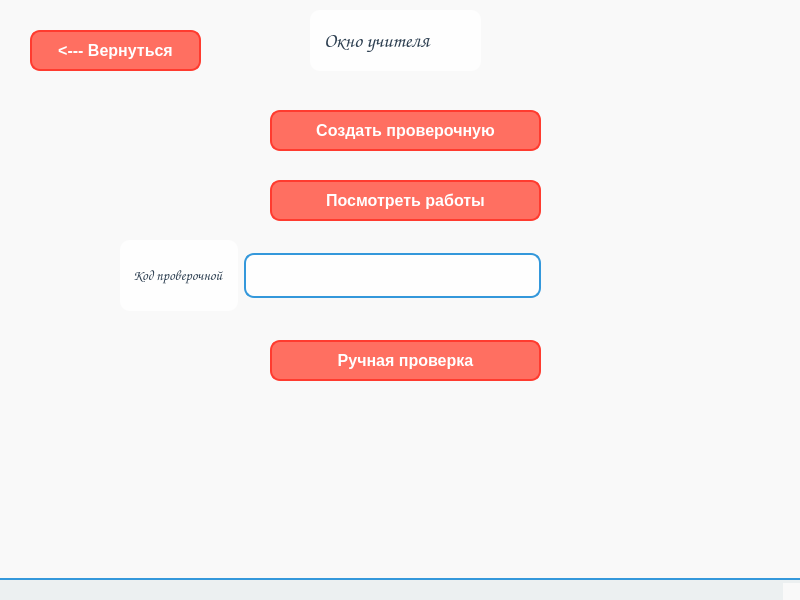
<?xml version="1.0" encoding="UTF-8"?>
<ui version="4.0">
 <class>MainWindow</class>
 <widget class="QMainWindow" name="MainWindow">
  <property name="geometry">
   <rect>
    <x>0</x>
    <y>0</y>
    <width>800</width>
    <height>600</height>
   </rect>
  </property>
  <property name="windowTitle">
   <string>MainWindow</string>
  </property>
  <property name="styleSheet">
   <string notr="true">/* General Settings */
QWidget {
    font-family: &quot;Comic Sans MS&quot;; /* Fun and playful font */
    font-size: 14px;
    color: #2c3e50; /* Dark blue for text */
    background-color: #f9f9f9; /* Light gray background */
}

/* Background Images for Different Pages */
QWidget#mathPage {
    background-image: url(:/backgrounds/math_background.png); /* Math-themed background */
    background-position: center;
    background-repeat: no-repeat;
    background-size: cover;
}

QWidget#sciencePage {
    background-image: url(:/backgrounds/science_background.png); /* Science-themed background */
    background-position: center;
    background-repeat: no-repeat;
    background-size: cover;
}

QWidget#literaturePage {
    background-image: url(:/backgrounds/literature_background.png); /* Literature-themed background */
    background-position: center;
    background-repeat: no-repeat;
    background-size: cover;
}

QWidget#historyPage {
    background-image: url(:/backgrounds/history_background.png); /* History-themed background */
    background-position: center;
    background-repeat: no-repeat;
    background-size: cover;
}

/* Buttons */
QPushButton {
    background-color: #ff6f61; /* Coral */
    color: white;
    border: 2px solid #ff3b2f; /* Darker coral */
    border-radius: 10px;
    padding: 10px 20px;
    font-weight: bold;
    font-size: 16px;
}

QPushButton:hover {
    background-color: #ff3b2f; /* Darker coral on hover */
}

QPushButton:pressed {
    background-color: #ff1a1a; /* Even darker coral when pressed */
}

QPushButton:disabled {
    background-color: #bdc3c7; /* Gray */
    color: #7f8c8d; /* Light gray text */
    border: 2px solid #95a5a6;
}

/* Line Edits */
QLineEdit {
    background-color: rgba(255, 255, 255, 0.9); /* Semi-transparent white */
    border: 2px solid #3498db; /* Blue border */
    border-radius: 10px;
    padding: 10px;
    font-size: 14px;
}

QLineEdit:focus {
    border: 2px solid #ff6f61; /* Coral border when focused */
}

/* Labels */
QLabel {
    color: #2c3e50; /* Dark blue */
    font-size: 14px;
    background-color: rgba(255, 255, 255, 0.8); /* Semi-transparent white */
    border-radius: 10px;
    padding: 10px;
}

QLabel#titleLabel {
    font-size: 24px;
    font-weight: bold;
    color: #3498db; /* Blue for titles */
    background-color: transparent; /* No background for titles */
}

/* Combo Boxes */
QComboBox {
    background-color: rgba(255, 255, 255, 0.9); /* Semi-transparent white */
    border: 2px solid #3498db; /* Blue border */
    border-radius: 10px;
    padding: 10px;
    font-size: 14px;
}

QComboBox::drop-down {
    subcontrol-origin: padding;
    subcontrol-position: top right;
    width: 30px;
    border-left: 2px solid #3498db;
}

QComboBox::down-arrow {
    image: url(:/icons/down_arrow.png); /* Replace with your icon */
}

QComboBox QAbstractItemView {
    background-color: white;
    border: 2px solid #3498db;
    selection-background-color: #ff6f61; /* Coral for selected item */
    selection-color: white;
}

/* Check Boxes */
QCheckBox {
    color: #2c3e50;
    background-color: rgba(255, 255, 255, 0.8); /* Semi-transparent white */
    border-radius: 10px;
    padding: 10px;
}

QCheckBox::indicator {
    width: 20px;
    height: 20px;
}

QCheckBox::indicator:checked {
    image: url(:/icons/checked.png); /* Replace with your icon */
}

QCheckBox::indicator:unchecked {
    image: url(:/icons/unchecked.png); /* Replace with your icon */
}

/* Radio Buttons */
QRadioButton {
    color: #2c3e50;
    background-color: rgba(255, 255, 255, 0.8); /* Semi-transparent white */
    border-radius: 10px;
    padding: 10px;
}

QRadioButton::indicator {
    width: 20px;
    height: 20px;
}

QRadioButton::indicator:checked {
    image: url(:/icons/radio_checked.png); /* Replace with your icon */
}

QRadioButton::indicator:unchecked {
    image: url(:/icons/radio_unchecked.png); /* Replace with your icon */
}

/* Progress Bars */
QProgressBar {
    background-color: #bdc3c7;
    border: 2px solid #95a5a6;
    border-radius: 10px;
    text-align: center;
    color: #2c3e50;
}

QProgressBar::chunk {
    background-color: #ff6f61; /* Coral */
    border-radius: 10px;
}

/* Spin Boxes */
QSpinBox {
    background-color: rgba(255, 255, 255, 0.9); /* Semi-transparent white */
    border: 2px solid #3498db; /* Blue border */
    border-radius: 10px;
    padding: 10px;
    font-size: 14px;
}

QSpinBox::up-button, QSpinBox::down-button {
    subcontrol-origin: border;
    subcontrol-position: top right;
    width: 30px;
    border-left: 2px solid #3498db;
}

QSpinBox::up-arrow {
    image: url(:/icons/up_arrow.png); /* Replace with your icon */
}

QSpinBox::down-arrow {
    image: url(:/icons/down_arrow.png); /* Replace with your icon */
}

/* Group Boxes */
QGroupBox {
    border: 2px solid #3498db; /* Blue border */
    border-radius: 10px;
    margin-top: 10px;
    padding-top: 15px;
    font-weight: bold;
    color: #3498db; /* Blue for group box titles */
    background-color: rgba(255, 255, 255, 0.8); /* Semi-transparent white */
}

QGroupBox::title {
    subcontrol-origin: margin;
    subcontrol-position: top left;
    padding: 0 10px;
}

/* Tabs */
QTabWidget::pane {
    border: 2px solid #3498db; /* Blue border */
    border-radius: 10px;
    padding: 10px;
    background-color: rgba(255, 255, 255, 0.9); /* Semi-transparent white */
}

QTabBar::tab {
    background-color: #ecf0f1;
    border: 2px solid #3498db;
    border-bottom: none;
    padding: 10px 20px;
    border-top-left-radius: 10px;
    border-top-right-radius: 10px;
    font-size: 14px;
}

QTabBar::tab:selected {
    background-color: white;
    border-bottom: 2px solid white;
}

QTabBar::tab:hover {
    background-color: #ff6f61; /* Coral on hover */
    color: white;
}

/* Scroll Bars */
QScrollBar:horizontal, QScrollBar:vertical {
    background-color: #ecf0f1;
    border-radius: 10px;
}

QScrollBar::handle:horizontal, QScrollBar::handle:vertical {
    background-color: #ff6f61; /* Coral */
    border-radius: 10px;
}

QScrollBar::add-line, QScrollBar::sub-line {
    background: none;
}

/* Tool Tips */
QToolTip {
    background-color: #ff6f61; /* Coral */
    color: white;
    border: 2px solid #ff3b2f;
    padding: 10px;
    border-radius: 10px;
}

/* Menus */
QMenuBar {
    background-color: #ecf0f1;
    color: #2c3e50;
}

QMenuBar::item {
    padding: 10px 20px;
}

QMenuBar::item:selected {
    background-color: #ff6f61; /* Coral */
    color: white;
}

QMenu {
    background-color: white;
    border: 2px solid #3498db;
    padding: 10px;
}

QMenu::item {
    padding: 10px 20px;
}

QMenu::item:selected {
    background-color: #ff6f61; /* Coral */
    color: white;
}

/* Tables */
QTableView {
    background-color: white;
    border: 2px solid #3498db;
    border-radius: 10px;
}

QTableView::item {
    padding: 10px;
}

QTableView::item:selected {
    background-color: #ff6f61; /* Coral */
    color: white;
}

/* Text Edit */
QTextEdit {
    background-color: rgba(255, 255, 255, 0.9); /* Semi-transparent white */
    border: 2px solid #3498db;
    border-radius: 10px;
    padding: 10px;
}

QTextEdit:focus {
    border: 2px solid #ff6f61; /* Coral */
}

/* Status Bar */
QStatusBar {
    background-color: #ecf0f1;
    border-top: 2px solid #3498db;
    padding: 10px;
}

/* Tool Bars */
QToolBar {
    background-color: #ecf0f1;
    border-bottom: 2px solid #3498db;
    padding: 10px;
}

QToolBar::separator {
    background-color: #3498db;
    width: 2px;
    margin: 10px;
}</string>
  </property>
  <widget class="QWidget" name="centralwidget">
   <widget class="QPushButton" name="back_button">
    <property name="geometry">
     <rect>
      <x>30</x>
      <y>30</y>
      <width>171</width>
      <height>41</height>
     </rect>
    </property>
    <property name="styleSheet">
     <string notr="true"/>
    </property>
    <property name="text">
     <string>&lt;--- Вернуться</string>
    </property>
   </widget>
   <widget class="QLabel" name="label">
    <property name="geometry">
     <rect>
      <x>310</x>
      <y>10</y>
      <width>171</width>
      <height>61</height>
     </rect>
    </property>
    <property name="font">
     <font>
      <family>Comic Sans MS</family>
      <pointsize>-1</pointsize>
     </font>
    </property>
    <property name="styleSheet">
     <string notr="true">font-size: 20px;
</string>
    </property>
    <property name="text">
     <string>Окно учителя</string>
    </property>
   </widget>
   <widget class="QPushButton" name="create_work_button">
    <property name="geometry">
     <rect>
      <x>270</x>
      <y>110</y>
      <width>271</width>
      <height>41</height>
     </rect>
    </property>
    <property name="styleSheet">
     <string notr="true"/>
    </property>
    <property name="text">
     <string>Создать проверочную</string>
    </property>
   </widget>
   <widget class="QPushButton" name="see_works_button">
    <property name="geometry">
     <rect>
      <x>270</x>
      <y>180</y>
      <width>271</width>
      <height>41</height>
     </rect>
    </property>
    <property name="styleSheet">
     <string notr="true"/>
    </property>
    <property name="text">
     <string>Посмотреть работы</string>
    </property>
   </widget>
   <widget class="QWidget" name="horizontalLayoutWidget">
    <property name="geometry">
     <rect>
      <x>120</x>
      <y>240</y>
      <width>421</width>
      <height>71</height>
     </rect>
    </property>
    <layout class="QHBoxLayout" name="horizontalLayout">
     <property name="bottomMargin">
      <number>0</number>
     </property>
     <item>
      <widget class="QLabel" name="label_3">
       <property name="font">
        <font>
         <family>Comic Sans MS</family>
         <pointsize>-1</pointsize>
        </font>
       </property>
       <property name="text">
        <string>Код проверочной</string>
       </property>
      </widget>
     </item>
     <item>
      <widget class="QLineEdit" name="codeEdit_2">
       <property name="maximumSize">
        <size>
         <width>16777215</width>
         <height>45</height>
        </size>
       </property>
       <property name="styleSheet">
        <string notr="true"/>
       </property>
      </widget>
     </item>
    </layout>
   </widget>
   <widget class="QPushButton" name="pushButton_4">
    <property name="geometry">
     <rect>
      <x>270</x>
      <y>340</y>
      <width>271</width>
      <height>41</height>
     </rect>
    </property>
    <property name="styleSheet">
     <string notr="true"/>
    </property>
    <property name="text">
     <string>Ручная проверка</string>
    </property>
   </widget>
  </widget>
  <widget class="QMenuBar" name="menubar">
   <property name="geometry">
    <rect>
     <x>0</x>
     <y>0</y>
     <width>800</width>
     <height>40</height>
    </rect>
   </property>
  </widget>
  <widget class="QStatusBar" name="statusbar"/>
 </widget>
 <resources/>
 <connections/>
</ui>
